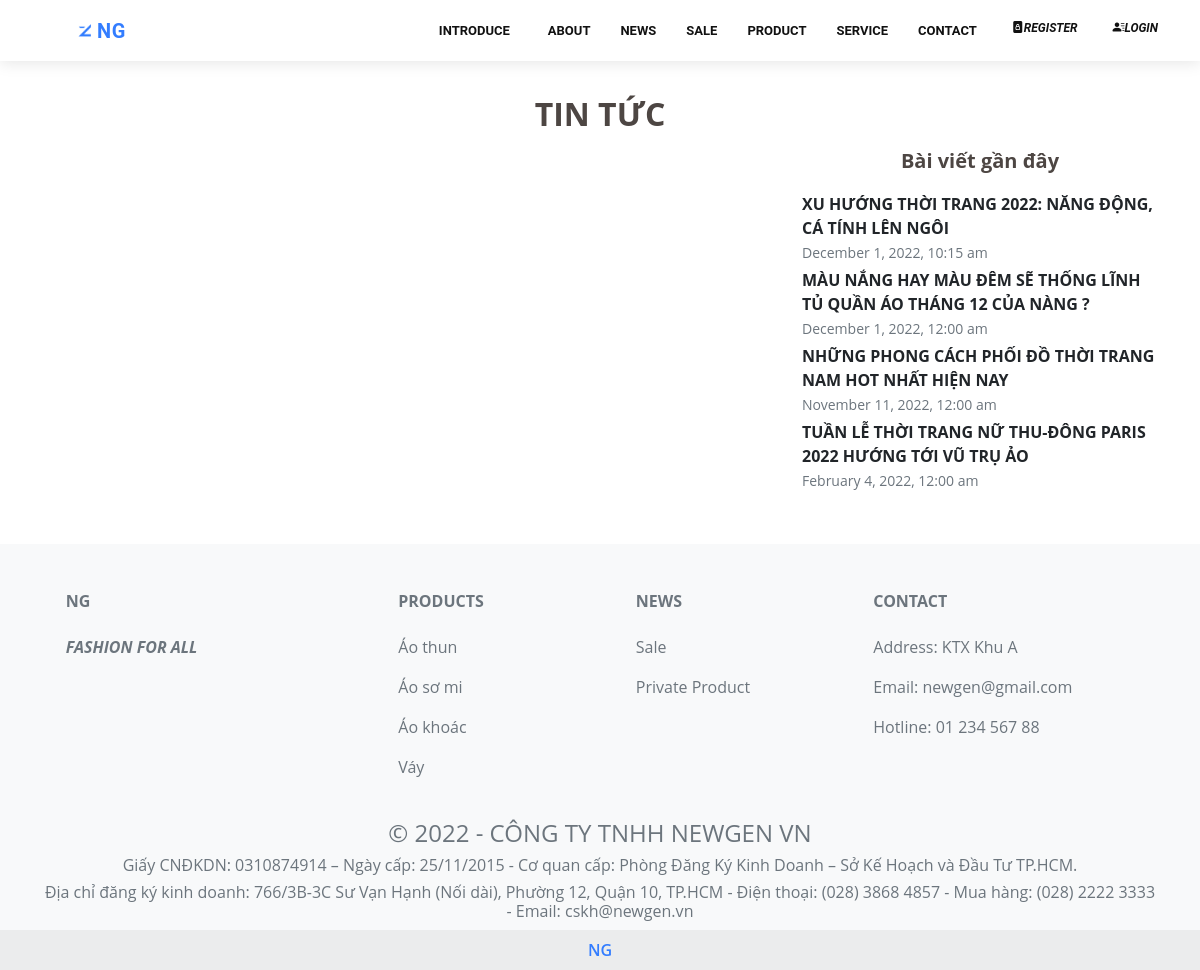
/index.php?page=main&controller=blog&action=index&pg=2, run on the app's committed database.
### tables this page shows
CREATE TABLE `news` (
  `id` int(11) NOT NULL,
  `status` tinyint(1) DEFAULT NULL,
  `date` datetime DEFAULT NULL,
  `description` varchar(1000) DEFAULT NULL,
  `content` varchar(10000) DEFAULT NULL,
  `title` varchar(255) DEFAULT NULL
);

### controllers/main/blog_controller.php (called while the page is built, shortened)
<?php
require_once('models/news.php');
class BlogController extends BaseController
{
	public function index()
	{
		if (isset($_GET['pg']))
		{
			$pg = $_GET['pg'];
		}
		else
		{
			$pg = 1;
		}
		$newses = News::getAllShow();
		$recent = News::recentNews();
		$count = intdiv(count($newses), 4) + 1;
		$newses = array_slice($newses, ($pg - 1) * 4, 4);
		$data = array('newses' => $newses, 'recent' => $recent, 'count' => $count);
		$this->render('index', $data);
	}
}

### routes.php (called while the page is built, shortened)
<?php
$controller = new $klass;
$controller->$action();

### index.php (called while the page is built, shortened)
<?php
require_once('routes.php');

### models/news.php (called while the page is built, shortened)
<?php
class News
{
    public function __construct($id, $status, $date, $title, $description, $content)
    {
        $this->id = $id;
        $this->date = $date;
        $this->title = $title;
    }
    static function getAllShow()
    {
        $db = DB::getInstance();
        $req = $db->query("SELECT * FROM news WHERE status=1 ORDER BY date DESC");
        $lnews = [];
        foreach ($req->fetch_all(MYSQLI_ASSOC) as $news)
        {
            $lnews[] = new News(
                $news['id'],
                $news['status'],
                $news['date'],
                $news['title'],
                $news['description'],
                $news['content']
            );
        }
        return $lnews;
    }
    static function recentNews()
    {
        $db = DB::getInstance();
        $req = $db->query("SELECT * FROM news WHERE status = 1 ORDER BY date DESC LIMIT 5");
        $lnews = [];
        foreach ($req->fetch_all(MYSQLI_ASSOC) as $news)
        {
            $lnews[] = new News(
                $news['id'],
                $news['status'],
                $news['date'],
                $news['title'],
                $news['description'],
                $news['content']
            );
        }
        return $lnews;
    }
}
?>

### views/main/blog/index.php (the view, shortened to what this page needs)
<?php
include_once('views/main/navbar.php');
?>
<body>
    <section id="blog" style="margin-top: 7.5%;">
    <div class="text-center fs-2 fw-bold">TIN TỨC</div>
      <div class="container mt-2">
        <div class="row">
          <div class="col-lg-8" id="new">
          </div>
          <div class="col-lg-4">
            <div>
              <p class="fs-5 fw-bold text-center">Bài viết gần đây</p>
              <div>
              <?php
                foreach ($recent as $news)
                {
                  echo '
                  <div class="mb-1">
                    <div><a class="text-dark fw-bold" href="index.php?page=main&controller=detail_blog&id='. $news->id .'&action=index">' . $news->title . '</a>
                    </div>
                    <small class="text-muted">
                        <time>' . date("F j, Y, g:i a", strtotime($news->date)) . '</time>
                    </small>
                  </div>
                  ';
                }
              ?>
              </div>
            </div>
          </div>
        </div>
      </div>
    </section>
</body>
<?php
include_once('views/main/footer.php');
?>

### assets/stylesheets/style.css (style rules this page uses)
body { font-family: "Open Sans", sans-serif; color: #4d4643; }
a { text-decoration: none; }

### data on the page
news: title "XU HƯỚNG THỜI TRANG 2022: NĂNG ĐỘNG, CÁ TÍNH LÊN NGÔI", date "December 1, 2022, 10:15 am"
news: title "MÀU NẮNG HAY MÀU ĐÊM SẼ THỐNG LĨNH TỦ QUẦN ÁO THÁNG 12 CỦA NÀNG ?", date "December 1, 2022, 12:00 am"
news: title "NHỮNG PHONG CÁCH PHỐI ĐỒ THỜI TRANG NAM HOT NHẤT HIỆN NAY", date "November 11, 2022, 12:00 am"
news: title "TUẦN LỄ THỜI TRANG NỮ THU-ĐÔNG PARIS 2022 HƯỚNG TỚI VŨ TRỤ ẢO", date "February 4, 2022, 12:00 am"
